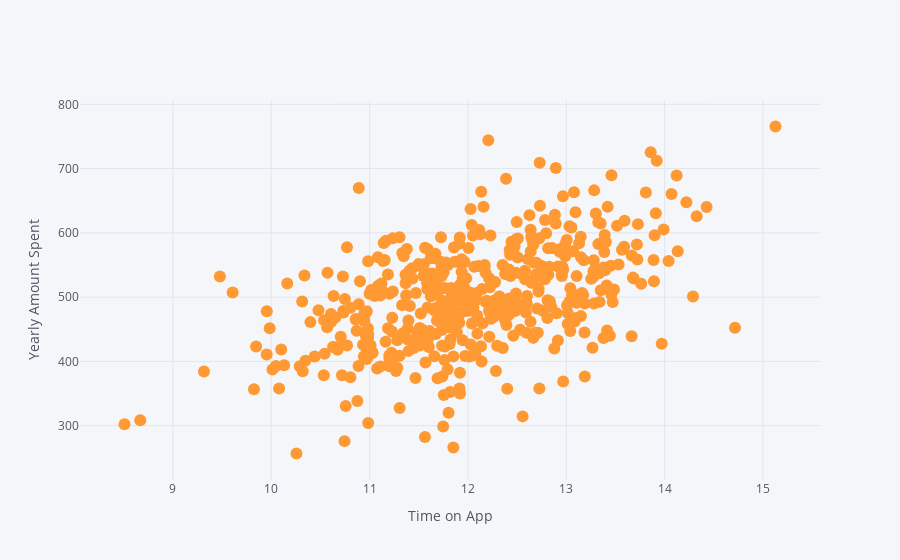

The notebook cell saved with this chart:
### Code cell
customers.iplot(kind='scatter',x='Time on App',y='Yearly Amount Spent',mode='markers',xTitle='Time on App',yTitle='Yearly Amount Spent')

### Figure 1 — Plotly figure (JSON) as saved in the notebook; plotly's stock layout.template omitted (floating-point values rounded to 4 significant figures; data arrays with more than 128 entries replaced by an {"elided": "..."} marker saying what was removed)
{"data": [{"line": {"color": "rgba(255, 153, 51, 1.0)", "dash": "solid", "shape": "linear", "width": 1.3}, "marker": {"size": 12, "symbol": "circle"}, "mode": "markers", "name": "Yearly Amount Spent", "text": "", "type": "scatter", "x": {"elided": "500 float values"}, "y": {"elided": "500 float values"}}], "layout": {"legend": {"bgcolor": "#F5F6F9", "font": {"color": "#4D5663"}}, "paper_bgcolor": "#F5F6F9", "plot_bgcolor": "#F5F6F9", "title": {"font": {"color": "#4D5663"}}, "xaxis": {"gridcolor": "#E1E5ED", "showgrid": true, "tickfont": {"color": "#4D5663"}, "title": {"font": {"color": "#4D5663"}, "text": "Time on App"}, "zerolinecolor": "#E1E5ED"}, "yaxis": {"gridcolor": "#E1E5ED", "showgrid": true, "tickfont": {"color": "#4D5663"}, "title": {"font": {"color": "#4D5663"}, "text": "Yearly Amount Spent"}, "zerolinecolor": "#E1E5ED"}}}
